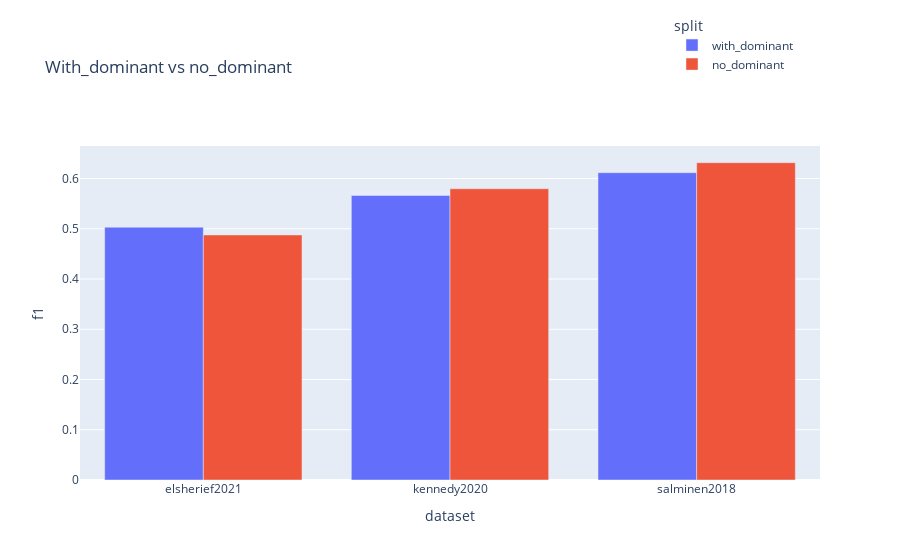
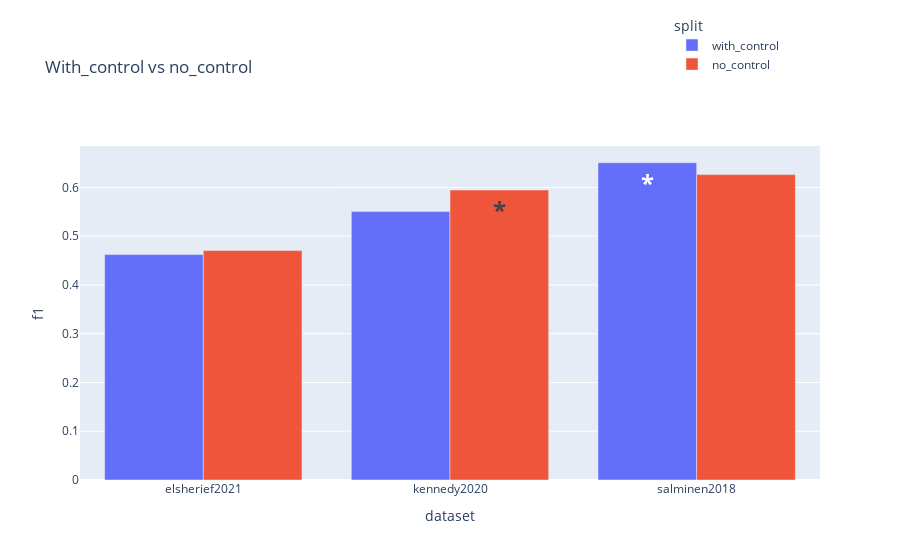

Notebook cell for these charts, in order:
### Markdown cell above
## Between splits
no-heg/with-heg vs no-control/with-control

### Code cell
import pandas as pd
import plotly.express as px
from IPython.display import display
import pdb

clf_name = 'bert'
cv_runs = 5

titles = {'hegsplits': 'With_dominant vs no_dominant',
          'controlsplits': 'With_control vs no_control'}

name = f'/usr0/home/mamille3/hegemonic_hate/output/{clf_name}_{cv_runs}x2cv'

# Load scores
scores_path = f'{name}_f1.csv'
all_f1s = pd.read_csv(scores_path, index_col=0)
if 'dataset' not in all_f1s.columns:
    all_f1s.reset_index(inplace=True)
# display(f1s)

# Load significance
sigs_path = f'{name}_sigs.csv'
all_sigs = pd.read_csv(sigs_path, index_col=0)
if all_sigs.index.name == 'dataset':
    all_sigs.reset_index(inplace=True)
display(all_sigs)
    
for splits in ['hegsplits', 'controlsplits']:
# for splits in ['hegsplits']:

    f1s = all_f1s.query('splits == @splits')
    sigs = all_sigs.query('splits == @splits')
    
    # Add significant difference markers
    f1s = pd.merge(f1s, sigs, on=['dataset', 'splits'])
    f1s['sig'] = [(split, better, sig) in [('no_special', True, True), ('with_special', False, True)] for (split, better, sig) in zip(
        f1s['split'], f1s['no_special > with_special'], f1s['p < 0.05'])]
    f1s['sig*'] = f1s.sig.map(lambda x: '<b>*</b>' if x else '')
    # display(f1s)

    # Plot
    if splits == 'hegsplits':
        f1s = f1s.replace('with_special', 'with_dominant').replace('no_special', 'no_dominant')
    elif splits == 'controlsplits':
        f1s = f1s.replace('with_special', 'with_control').replace('no_special', 'no_control')
    fig = px.bar(f1s, x='dataset', y='f1', color='split', barmode='group', title=titles[splits], text='sig*')
    fig.update_layout(legend=dict(
        yanchor='top',
        y=1.4,
        xanchor='left',
        x=0.8
    ))
    fig.update_traces(textfont_size=24)
    fig.show()

### Figure 1 — Plotly figure (JSON) as saved in the notebook; plotly's stock layout.template omitted (floating-point values rounded to 4 significant figures)
{"data": [{"alignmentgroup": "True", "hovertemplate": "split=with_dominant<br>dataset=%{x}<br>f1=%{y}<br>sig*=%{text}<extra></extra>", "legendgroup": "with_dominant", "marker": {"color": "#636efa", "pattern": {"shape": ""}}, "name": "with_dominant", "offsetgroup": "with_dominant", "orientation": "v", "showlegend": true, "text": ["", "", ""], "textfont": {"size": 24}, "textposition": "auto", "type": "bar", "x": ["elsherief2021", "kennedy2020", "salminen2018"], "xaxis": "x", "y": [0.5032, 0.5664, 0.6117], "yaxis": "y"}, {"alignmentgroup": "True", "hovertemplate": "split=no_dominant<br>dataset=%{x}<br>f1=%{y}<br>sig*=%{text}<extra></extra>", "legendgroup": "no_dominant", "marker": {"color": "#EF553B", "pattern": {"shape": ""}}, "name": "no_dominant", "offsetgroup": "no_dominant", "orientation": "v", "showlegend": true, "text": ["", "", ""], "textfont": {"size": 24}, "textposition": "auto", "type": "bar", "x": ["elsherief2021", "kennedy2020", "salminen2018"], "xaxis": "x", "y": [0.4878, 0.5798, 0.6316], "yaxis": "y"}], "layout": {"autosize": true, "barmode": "group", "legend": {"title": {"text": "split"}, "tracegroupgap": 0, "x": 0.8, "xanchor": "left", "y": 1.4, "yanchor": "top"}, "title": {"text": "With_dominant vs no_dominant"}, "xaxis": {"anchor": "y", "autorange": true, "domain": [0, 1], "range": [-0.5, 2.5], "title": {"text": "dataset"}, "type": "category"}, "yaxis": {"anchor": "x", "autorange": true, "domain": [0, 1], "range": [0, 0.6648], "title": {"text": "f1"}, "type": "linear"}}}

### Figure 2 — Plotly figure (JSON) as saved in the notebook; plotly's stock layout.template omitted (floating-point values rounded to 4 significant figures)
{"data": [{"alignmentgroup": "True", "hovertemplate": "split=with_control<br>dataset=%{x}<br>f1=%{y}<br>sig*=%{text}<extra></extra>", "legendgroup": "with_control", "marker": {"color": "#636efa", "pattern": {"shape": ""}}, "name": "with_control", "offsetgroup": "with_control", "orientation": "v", "showlegend": true, "text": ["", "", "<b>*</b>"], "textfont": {"size": 24}, "textposition": "auto", "type": "bar", "x": ["elsherief2021", "kennedy2020", "salminen2018"], "xaxis": "x", "y": [0.4623, 0.5505, 0.6508], "yaxis": "y"}, {"alignmentgroup": "True", "hovertemplate": "split=no_control<br>dataset=%{x}<br>f1=%{y}<br>sig*=%{text}<extra></extra>", "legendgroup": "no_control", "marker": {"color": "#EF553B", "pattern": {"shape": ""}}, "name": "no_control", "offsetgroup": "no_control", "orientation": "v", "showlegend": true, "text": ["", "<b>*</b>", ""], "textfont": {"size": 24}, "textposition": "auto", "type": "bar", "x": ["elsherief2021", "kennedy2020", "salminen2018"], "xaxis": "x", "y": [0.4706, 0.5948, 0.6263], "yaxis": "y"}], "layout": {"autosize": true, "barmode": "group", "legend": {"title": {"text": "split"}, "tracegroupgap": 0, "x": 0.8, "xanchor": "left", "y": 1.4, "yanchor": "top"}, "title": {"text": "With_control vs no_control"}, "xaxis": {"anchor": "y", "autorange": true, "domain": [0, 1], "range": [-0.5, 2.5], "title": {"text": "dataset"}, "type": "category"}, "yaxis": {"anchor": "x", "autorange": true, "domain": [0, 1], "range": [0, 0.685], "title": {"text": "f1"}, "type": "linear"}}}
